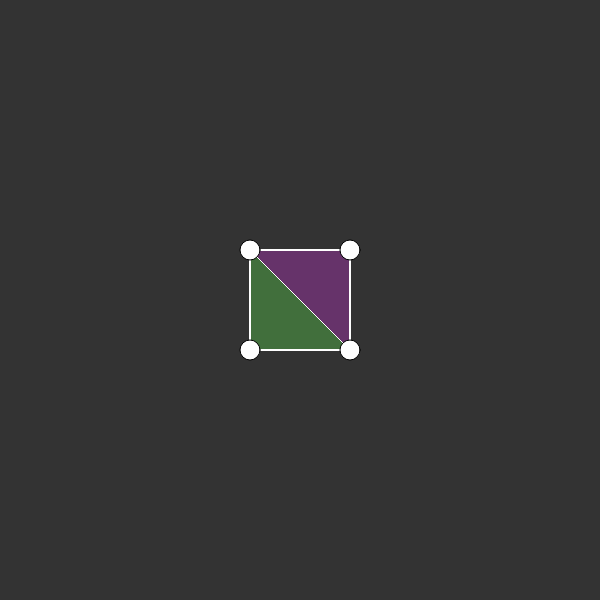
Frame 1 (no input)
Frame 60 (no input): identical to frame 1, image omitted
Frame 120 (the mouse pressed at the canvas centre since frame 60): identical to frame 1, image omitted

The p5.js sketch that drew this single still picture (run headless with seeded random() and noise() and a simulated clock; from frame 60 on, the mouse is pressed at the canvas centre):

// p5.js sketch
// ── sketch.js
const delta = 50;
const vertexRadius = 10;

let xRange;
let yRange;
let wobbler;

function setup() {
  let cnv = createCanvas(600, 600);
  cnv.center('horizontal');
  xRange = [width/2 - delta, width/2 + delta];
  yRange = [height/2 - delta, height/2 + delta];

  wobbler = new Wobbler(xRange, yRange, false);
}

function draw() {
  background("#333333");
  wobbler.prune();
  wobbler.draw();
}

function mousePressed() {
  for(let c of wobbler.cs){
    if (c.boundary && dist(mouseX, mouseY, c.x, c.y) < c.r) {
      c.locked = true;
      const x_trans = mouseX - c.x;
      const y_trans = mouseY - c.y;
      c.x = mouseX;
      c.y = mouseY;
      for (let cc of c.connectors[0].slice(1)){
        const pct_x = (cc.x - c.connectors[0][0].x) / (c.x - c.connectors[0][0].x)
        const pct_y = (cc.y - c.connectors[0][0].y) / (c.y - c.connectors[0][0].y)
        cc.x += lerp(0, x_trans, pct_x);
        cc.y += lerp(0, y_trans, pct_y);
      }
      for (let cc of c.connectors[1].slice(1)){
        const pct_x = (cc.x - c.connectors[0][0].x) / (c.x - c.connectors[0][0].x)
        const pct_y = (cc.y - c.connectors[0][0].y) / (c.y - c.connectors[0][0].y)
        cc.x += lerp(0, x_trans, pct_x);
        cc.y += lerp(0, y_trans, pct_y);
      }
      break;
    }
  }
}

function mouseDragged() {
  for(let c of wobbler.cs){
    if (c.locked) {
      const x_trans = mouseX - c.x;
      const y_trans = mouseY - c.y;
      // console.log(x_trans, y_trans)
      c.x = mouseX;
      c.y = mouseY;
      for (let cc of c.connectors[0].slice(1)){
        const pct_x = abs((cc.x - c.connectors[0][0].x) / (c.x - c.connectors[0][0].x))
        const pct_y = abs((cc.y - c.connectors[0][0].y) / (c.y - c.connectors[0][0].y))
        cc.x += lerp(0, x_trans, pct_x);
        cc.y += lerp(0, y_trans, pct_y);
      }
      for (let cc of c.connectors[1].slice(1)){
        const pct_x = abs((cc.x - c.connectors[1][0].x) / (c.x - c.connectors[1][0].x))
        const pct_y = abs((cc.y - c.connectors[1][0].y) / (c.y - c.connectors[1][0].y))
        cc.x += lerp(0, x_trans, pct_x);
        cc.y += lerp(0, y_trans, pct_y);
      }
    }
  }
}

function mouseReleased() {
  for(let c of wobbler.cs){
    c.locked = false;
  }
}
// ── Mesh.js
class Mesh {
    constructor() {

    }
}
// ── geometry.js
class Corner {
  constructor(x, y, boundary) {
      this.x = x;
      this.y = y;
      this.boundary = boundary ? boundary : false;
      this.r = this.boundary ? 10 : 0;
      this.locked = false;
      this.connectors = [];
  }
  
  draw(debug){
    stroke(0);
    strokeWeight(1);
    fill(255);
    ellipse(this.x, this.y, this.r*2);
    if (debug){
      text(this.toString(), this.x, this.y);
    }
  }
  
  toString() {
    return `(${this.x},${this.y})`;
  };
}
  
class Line {
  constructor(c1, c2, boundary, bCorners) {
    this.c1 = c1;
    this.c2 = c2;
    this.boundary = boundary ? boundary : false;
    this.bCorners = bCorners ? bCorners: [];
  }

  draw(debug){
    stroke(255);
    strokeWeight(this.boundary ? 2 : 1);
    line(this.c1.x, this.c1.y, this.c2.x, this.c2.y);
    if (debug){
      text(this.dist(), (this.c1.x + this.c2.x) / 2, (this.c1.y + this.c2.y) / 2);
    }
  }

  toString() {
    return `[${this.c1} - ${this.c2}]`;
  };

  getCorners(){
    return [this.c1, this.c2]
  }

  dist() {
    return dist(this.c1.x, this.c1.y, this.c2.x, this.c2.y);
  }

  getMidPoint() {
    return new Corner((this.c1.x + this.c2.x)/2, (this.c1.y + this.c2.y)/2)
  }

  commonPoint(l) {
    if(l.c1 == this.c1) {
      return l.c1
    }
    if(l.c1 == this.c2) {
      return l.c1
    }
    if(l.c2 == this.c1) {
      return l.c1
    }
    if(l.c2 == this.c2) {
      return l.c1
    }
  }
}

class Triangle {
  constructor(l1, l2, l3) {
      this.l1 = l1
      this.l2 = l2
      this.l3 = l3
      this.lines = [l1, l2, l3]
      this.color = color(random(255), random(255), random(255), 100);
  }

  draw(){
    const cs = this.getCorners()
    noStroke();
    fill(this.color);
    triangle(cs[0].x, cs[0].y, cs[1].x, cs[1].y, cs[2].x, cs[2].y);
  }

  toString() {
    return `{${this.l1}, ${this.l2}, ${this.l3}}`;
  };


  getCorners(){
    const corners = this.l1.getCorners().concat(this.l2.getCorners(), this.l3.getCorners());
    const uniq = [... new Set(corners)];
    return uniq
  }

  getLineByCorners(c1, c2) {
    for (let l of this.lines) {
      if ((l.c1 == c1 && l.c2 == c2) || (l.c1 == c2 && l.c2 == c1)) {
        return l;
      }
    }
    console.error(`Unable to match ${c1} + ${c2} to a line in triangle ${this}`)
  }

  hasLine(line) {
    return this.lines.includes(line)
  }

  getOppositeLineCorner(line) {
    return this.getCorners().filter(x => !line.getCorners().includes(x))[0];
  }
}

// ── wobbler.js
class Wobbler {
  constructor(xRange, yRange, debug) {
    this.debug = debug

    this.cs = [
      new Corner(xRange[0], yRange[0], true),
      new Corner(xRange[1], yRange[0], true),
      new Corner(xRange[1], yRange[1], true),
      new Corner(xRange[0], yRange[1], true)
    ]
  
    // Create initial mesh
    this.ls = [
      new Line(this.cs[0], this.cs[1], true, [this.cs[0], this.cs[1]]),
      new Line(this.cs[1], this.cs[2], true, [this.cs[1], this.cs[2]]),
      new Line(this.cs[2], this.cs[3], true, [this.cs[2], this.cs[3]]),
      new Line(this.cs[3], this.cs[0], true, [this.cs[3], this.cs[0]]),
      new Line(this.cs[0], this.cs[2], false, [])
    ]

    this.ts = [
      new Triangle(this.ls[0], this.ls[1], this.ls[4]),
      new Triangle(this.ls[2], this.ls[3], this.ls[4])
    ]

    this.cs[0].connectors = [[this.cs[1]], [this.cs[3]]];
    this.cs[1].connectors = [[this.cs[0]], [this.cs[2]]];   
    this.cs[2].connectors = [[this.cs[1]], [this.cs[3]]];
    this.cs[3].connectors = [[this.cs[0]], [this.cs[2]]];
  }

  splitLine(lid) {
  /* 
    Algorithm for  line split:

     - find the two triangles sharing the line to be split
     - find the line midpoint, create as corner
     - add two new lines, splitting the input line
     - for each neighbor triangle:
        - find opposite corner to line in triangle
        - create line from midpoint to opposite corner
        - create two new triangles by splitting the existing one
        - remove old triangle
     - remove original line
   */

    let l = this.ls[lid];

    const neighbors = this.ts.filter(t => t.hasLine(l));
    const midPoint = l.getMidPoint();
    this.cs.push(midPoint);

    const nl1 = new Line(midPoint, l.c1, l.boundary, l.bCorners);
    const nl2 = new Line(midPoint, l.c2, l.boundary, l.bCorners);

    this.ls.push(nl1);
    this.ls.push(nl2);


    if (l.bCorners.length > 0) {
      if (l.bCorners[0].connectors[0][0] == l.bCorners[1]){
        l.bCorners[0].connectors[0].push(midPoint);
      }
      if (l.bCorners[0].connectors[1][0] == l.bCorners[1]){
        l.bCorners[0].connectors[1].push(midPoint);
      }
      if (l.bCorners[1].connectors[0][0] == l.bCorners[0]){
        l.bCorners[1].connectors[0].push(midPoint);
      }
      if (l.bCorners[1].connectors[1][0] == l.bCorners[0]){
        l.bCorners[1].connectors[1].push(midPoint);
      }
    }

    for (let n of neighbors) {
      const oc = n.getOppositeLineCorner(l);

      const nlt = new Line(midPoint, oc, false);
      this.ls.push(nlt);

      const t1 = new Triangle(nlt, nl1, n.getLineByCorners(l.c1, oc));
      const t2 = new Triangle(nlt, nl2, n.getLineByCorners(l.c2, oc));
      this.ts.push(t1);
      this.ts.push(t2);

      this.ts.splice(this.ts.indexOf(n), 1);
    }
    this.ls.splice(lid, 1);
  }

  prune(){
    for (let l of this.ls) {
      if (!l.new && l.dist() > 200){
        // console.log('pruning ' + l + ' ' + l.dist() + ' ' + l.boundary)
        this.splitLine(this.ls.indexOf(l))
      }
    }
  }

  draw(){
    this.ts.map(t => t.draw(this.debug));
    this.ls.map(l => l.draw(this.debug));
    this.cs.map(c => c.draw(this.debug));
  }
}
